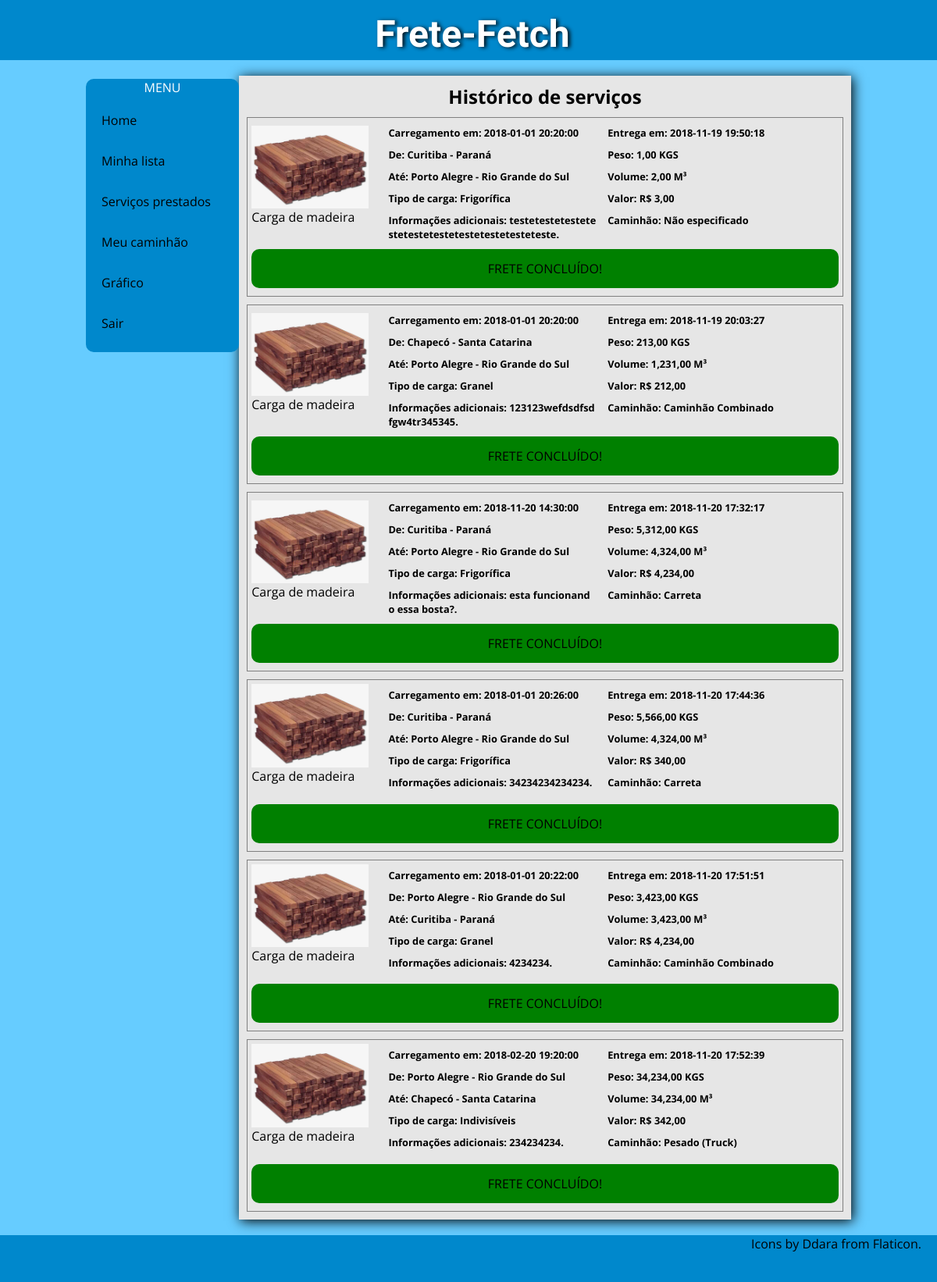
The page /fretes_historico.php (signed in) on the database its author committed.
### tables this page shows
CREATE TABLE `frete` (
  `ciot` bigint(20) UNSIGNED NOT NULL,
  `valor` decimal(10,2) NOT NULL,
  `peso` decimal(10,2) NOT NULL,
  `volume` decimal(10,2) NOT NULL,
  `ret_local` varchar(50) NOT NULL,
  `ent_local` varchar(50) NOT NULL,
  `ret_dthr` datetime NOT NULL,
  `ent_dthr` datetime DEFAULT NULL,
  `tipo_cami` varchar(3) DEFAULT NULL,
  `contratante` varchar(14) NOT NULL,
  `motorista` varchar(11) DEFAULT NULL,
  `ret_cidad` varchar(4) NOT NULL,
  `ent_cidad` varchar(4) NOT NULL,
  `tipo` varchar(3) NOT NULL,
  `obs` varchar(50) DEFAULT NULL
);

CREATE TABLE `tpcarga` (
  `sigla` varchar(3) NOT NULL,
  `descr` varchar(15) NOT NULL
);

### includes/functions.php (called while the page is built)
<?php
function formata($prefixo, $valor){
	if ($prefixo=="R$") {
		return $prefixo . " " . str_replace(".", ",", number_format($valor, 2));
	}else
		return str_replace(".", ",", number_format($valor, 2)) . " " . $prefixo;
}
?>

### fretes_historico.php (the view, shortened to what this page needs)
<?php
	include "includes/header_fretes.php";
	include "includes/functions.php";
?>
	<div class="container">
		<?php
			include "includes/menu_sticky.php";
		?>
		<div id = "fretes_list">
			<h2 class="titulo-section" style="width: 100%;">Histórico de serviços</h2>
			<?php
				$con = new PDO("mysql:host=localhost;dbname=id7242851_ff;charset=UTF8", "id7242851_root", "senha");
				if($_SESSION['usuario']['fl_tipo']=="E"){
					$cond="contratante = " . $_SESSION['usuario']['dados']['cnpj'];
				}else{
					$cond="f.motorista = " . $_SESSION['usuario']['dados']['cpf'];
				}
				$sql="select
						f.ciot,
					    concat(cretirada.nome, ' - ', estador.nome) as cid_retirada,
					    concat(centrega.nome,  ' - ', estadoe.nome) as cid_entrega,
					    f.peso,
					    f.volume,
					    tpcarga.descr,
					    COALESCE(tpc.descr, 'Não especificado') as tpc,
					    e.nome,
					    f.obs,
					    c.nome as nomec,
					    cpf,
					    f.valor,
					    f.ret_dthr,
					    f.ent_dthr
					from frete f
					left join tpcaminhao tpc on
					    tpc.sig=f.tipo_cami
					join empresa e on
					    e.cnpj=f.contratante
					join cidade cretirada on
					    cretirada.sigla=f.ret_cidad
					join estado estador on
					    estador.sigla=cretirada.estado
					join cidade centrega on
					    centrega.sigla=f.ent_cidad
					join estado estadoe on
					    estadoe.sigla=centrega.estado
					join tpcarga on
					    tpcarga.sigla=f.tipo
					left join caminhoneiro c on
						c.cpf=f.motorista
					where
						f.ent_dthr is not null
						and " . $cond;
				$rs = $con->prepare($sql);
				$rs->execute();
				while($row = $rs->fetch(PDO::FETCH_OBJ)){
			?>
			<div class="frete">
				<div class="frete-imagem">
					<a href="#">
						<figure>
							<img src="imagens/wood.jpg" alt="miniatura1">
							<figcaption>Carga de madeira</figcaption>
						</figure>
					</a>
				</div>
				<div class="info-wrapper">
					<p>Carregamento em: <?=$row->ret_dthr;?></p>
					<p>De: <?=$row->cid_retirada;?></p>
					<p>Até: <?=$row->cid_entrega;?></p>
					<p>Tipo de carga: <?=$row->descr;?></p>
					<p>Informações adicionais: <?=$row->obs;?>.</p>
				</div>
				<div class="info-wrapper2">
					<p>Entrega em:      <?=$row->ent_dthr;?></p>
					<p>Peso:   <?=formata("KGS",$row->peso);?></p>
					<p>Volume: <?=formata("M³",$row->volume);?></p>
					<p>Valor:  <?=formata("R$",$row->valor);?></p>
					<p>Caminhão: <?=$row->tpc;?></p>
				</div>
				<div class="status-frete-liberado">Frete concluído!</div>
			</div>
			<?php
			}
			?>
		</div>
	</div>
<?php
	include "includes/footer.php";
?>

### css/fretes.css (style rules this page uses)
* { box-sizing: border-box; margin: 0; }
a { text-decoration: none; color: black; }
body { font-family: "Open Sans", sans-serif; margin: 0; display: flex; flex-flow: column wrap; align-items: center; background-color: #66ccff; }
body, html { width: 100%; }
.container { width: 100%; display: flex; flex-flow: row wrap; justify-content: center; }
.titulo-section { padding-top: 10px; color: #0088cc text-shadow: 1px 1px #00111a; width: 70%; text-align: center; }
#fretes_list { width: 95%; background-color: #e6e6e6; margin: 20px 0px 20px 0px; box-shadow: 2px 2px 15px; }
.frete { display: flex; flex-flow: row wrap; margin: 10px; padding: 5px; border: 1px solid grey; color: black; }
.frete-imagem { width: 100%; display: flex; justify-content: center; align-items: center; margin: 0px 0px 20px 0px; }
.frete img { max-height: 150px; max-width: 150px; }
.frete p { padding: 5px; }
.info-wrapper { width: 100%; word-break: break-all; white-space: normal; }
.info-wrapper2 { word-break: break-all; white-space: normal; width: 100%; padding-right: 5px; }
.frete p { font-weight: bold; font-size: 0.8em; }
@media only screen and (min-width: 500px) { #fretes_list { width: 80%; background-color: #e6e6e6; margin: 20px 0px 20px 0px; box-shadow: 2px 2px 15px; } }
@media only screen and (min-width: 500px) { .container { display: flex; flex-flow: row nowrap; width: 980px; } }
@media only screen and (min-width: 500px) { .frete { display: flex; flex-flow: row wrap; margin: 10px; padding: 5px; border: 1px solid grey; color: black; } }
@media only screen and (min-width: 500px) { .frete-imagem { width: 20%; } }
@media only screen and (min-width: 500px) { .frete img { max-height: 150px; max-width: 150px; } }
@media only screen and (min-width: 500px) { .frete p { padding: 5px; } }
@media only screen and (min-width: 500px) { .info-wrapper { width: 40%; padding-left: 20px; padding-right: 5px; word-break: break-all; white-space: normal; } }
@media only screen and (min-width: 500px) { .info-wrapper2 { width: 40%; padding-right: 5px; word-break: break-all; white-space: normal; } }
@media only screen and (min-width: 500px) { .frete p { font-weight: bold; font-size: 0.8em; } }
.status-frete-liberado { margin: 5px 0px 5px 0px; width: 100%; height: 50px; display: flex; align-items: center; justify-content: center; background-color: green; text-transform: uppercase; border-radius: 10px; cursor: pointer; }

### rows shown on the page
frete: ret_dthr "2018-01-01 20:20:00", cid_retirada "Curitiba - Paraná", cid_entrega "Porto Alegre - Rio Grande do Sul", tipo.descr "Frigorífica", obs "testetestetestetestetestetestetestetestetesteteste", ent_dthr "2018-11-19 19:50:18", peso "1,00 KGS", volume "2,00 M³", valor "R$ 3,00", tpc "Não especificado"
frete: ret_dthr "2018-01-01 20:20:00", cid_retirada "Chapecó - Santa Catarina", cid_entrega "Porto Alegre - Rio Grande do Sul", tipo.descr "Granel", obs "123123wefdsdfsdfgw4tr345345", ent_dthr "2018-11-19 20:03:27", peso "213,00 KGS", volume "1,231,00 M³", valor "R$ 212,00", tpc "Caminhão Combinado"
frete: ret_dthr "2018-11-20 14:30:00", cid_retirada "Curitiba - Paraná", cid_entrega "Porto Alegre - Rio Grande do Sul", tipo.descr "Frigorífica", obs "esta funcionando essa bosta?", ent_dthr "2018-11-20 17:32:17", peso "5,312,00 KGS", volume "4,324,00 M³", valor "R$ 4,234,00", tpc "Carreta"
frete: ret_dthr "2018-01-01 20:26:00", cid_retirada "Curitiba - Paraná", cid_entrega "Porto Alegre - Rio Grande do Sul", tipo.descr "Frigorífica", obs "34234234234234", ent_dthr "2018-11-20 17:44:36", peso "5,566,00 KGS", volume "4,324,00 M³", valor "R$ 340,00", tpc "Carreta"
frete: ret_dthr "2018-01-01 20:22:00", cid_retirada "Porto Alegre - Rio Grande do Sul", cid_entrega "Curitiba - Paraná", tipo.descr "Granel", obs "4234234", ent_dthr "2018-11-20 17:51:51", peso "3,423,00 KGS", formata("M³",$row->volume) "3,423,00 M³", valor "R$ 4,234,00", tpc "Caminhão Combinado"
frete: ret_dthr "2018-02-20 19:20:00", cid_retirada "Porto Alegre - Rio Grande do Sul", cid_entrega "Chapecó - Santa Catarina", tipo.descr "Indivisíveis", obs "234234234", ent_dthr "2018-11-20 17:52:39", peso "34,234,00 KGS", formata("M³",$row->volume) "34,234,00 M³", valor "R$ 342,00", tpc "Pesado (Truck)"
